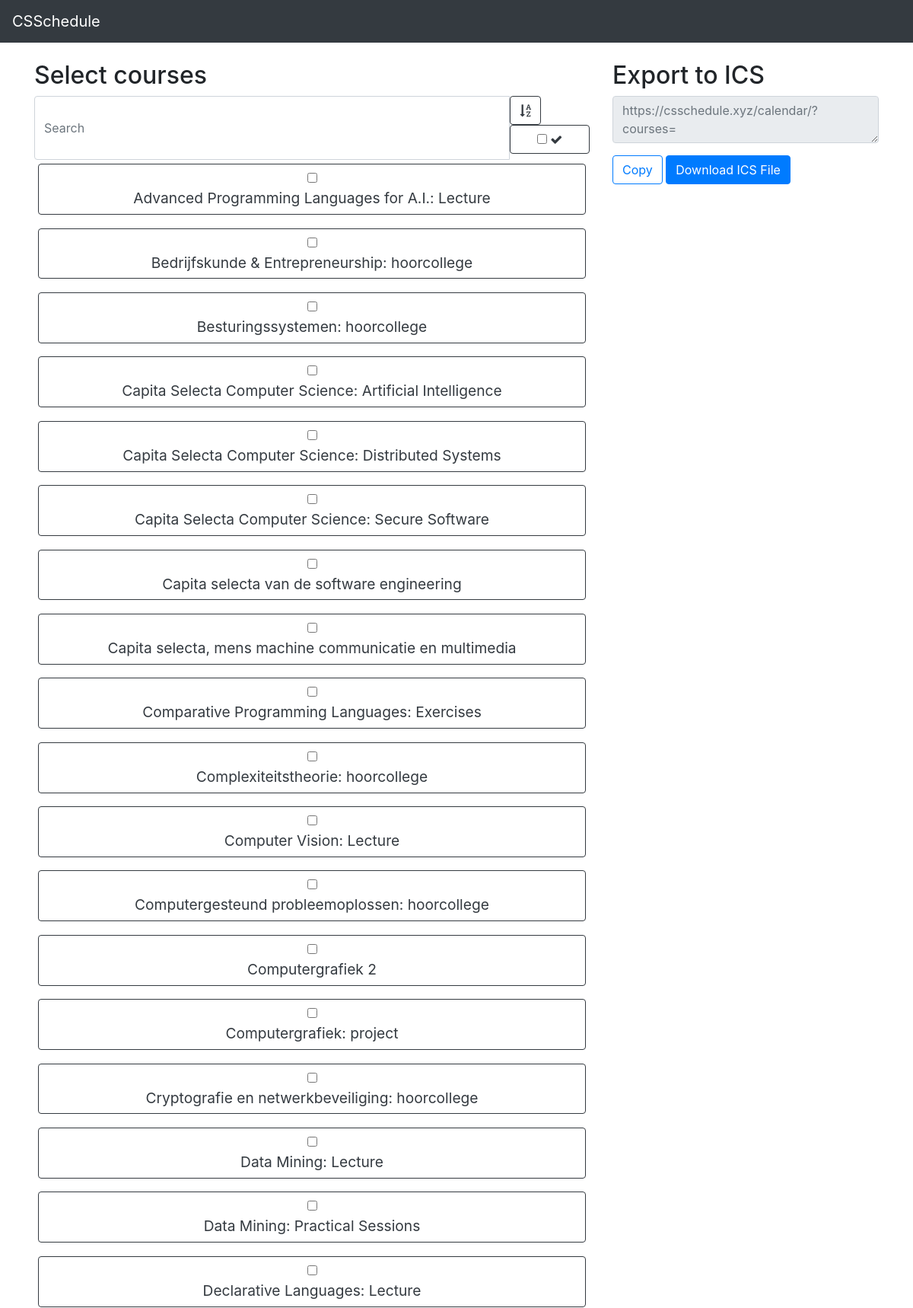
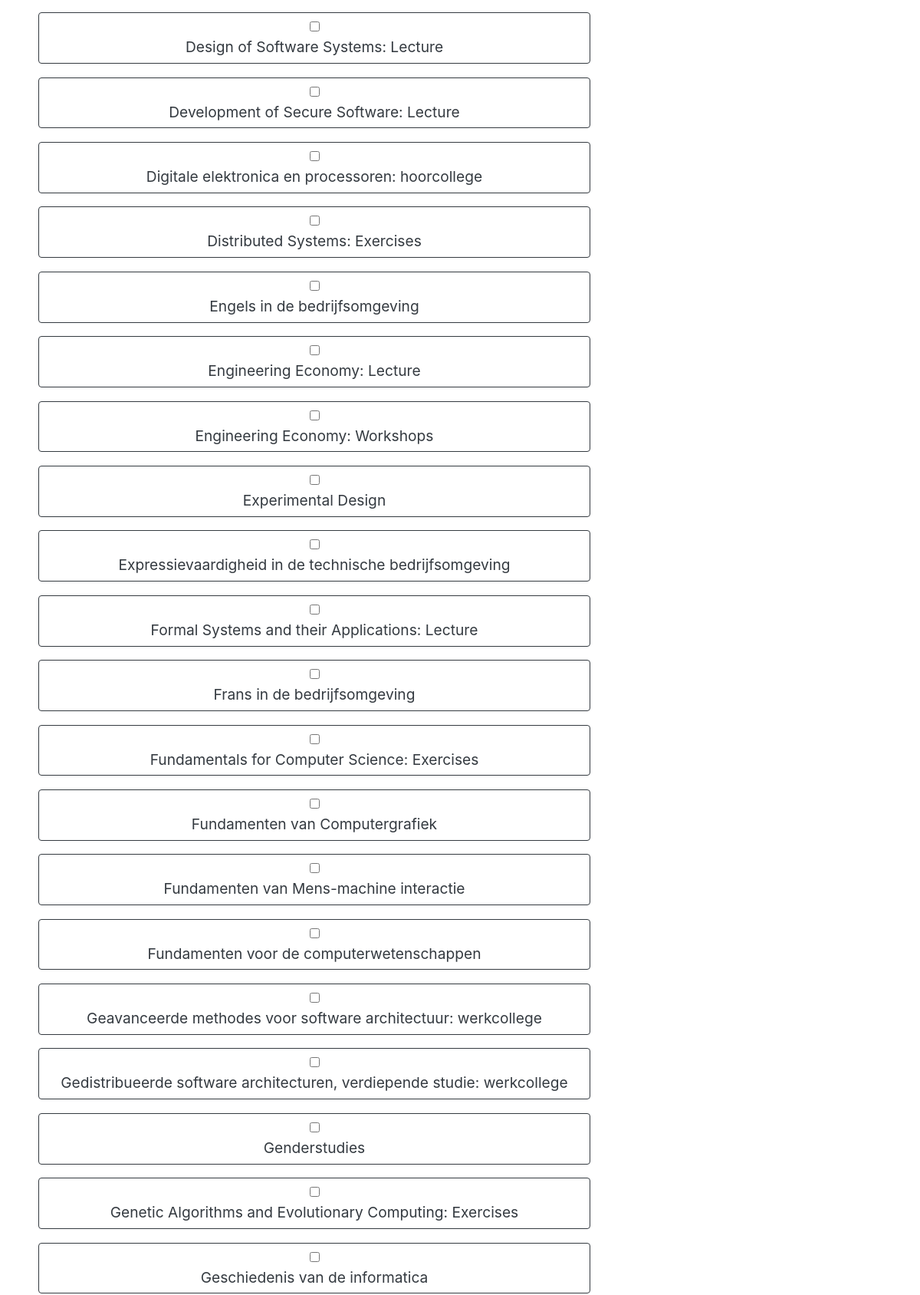
The page / (upper part) on the database its author committed (2 pictures, top to bottom).
### tables this page shows
CREATE TABLE "Courses" (
	`Id`	TEXT UNIQUE,
	`Name`	TEXT,
	PRIMARY KEY(`Id`)
);

### public/index.php (called while the page is built, shortened)
<?php
Source\EntryPoint::start();

### src/db/DBHandler.php (called while the page is built, shortened)
<?php
class DBHandler{
    public static function getCourses(){
        $db = self::getDB();
        $res = $db->query("SELECT * FROM Courses");
        return $res;
    }
    public static function getDB(){
        return new \SQLite3("database/db.sqlite3");
    }
}

### views/home.php (the view, shortened to what this page needs)
<!DOCTYPE html>
<html lang="en">
<head>
    <link rel="stylesheet" href="https://maxcdn.bootstrapcdn.com/bootstrap/4.0.0-beta/css/bootstrap.min.css">
    <link rel="stylesheet" href="/css/pretty.css">
    <link href="https://maxcdn.bootstrapcdn.com/font-awesome/4.7.0/css/font-awesome.min.css" rel="stylesheet">
</head>
<body style="padding-top:5rem">
    <nav class="navbar navbar-expand-md fixed-top navbar-dark bg-dark">
        <div class="">
            <a class="navbar-brand" href="#">CSSchedule</a>
        </div>
    </nav>
    <div class="container">
        <div class="row">
            <div class="col-md-4 order-md-2">
                <h2>Export to ICS</h2>
                <div class="form-group">
                    <div id="textSelector">
                        <textarea id="linkGenerator" class="form-control" type="text" placeholder="https://csschedule.xyz/calendar/?courses=" readonly></textarea>
                    </div>
                </div>
                <div class="form-group">
                    <button type="button" class="btn btn-outline-primary" onclick="clipboard()">Copy</button>
                    <a class="btn btn-primary" href="https://csschedule.xyz/calendar?" download id="downloadICS">Download ICS File</a><br>
                </div>
            </div>
            <div class="col-md-8 order-md-1">
                <h2>Select courses</h2>
                <div class="input-group">
                    <input id="searchText" class="form-control" type="text" placeholder="Search" oninput="filter()">
                    <span class="input-group-btn">
                        <button class="btn btn-outline-dark"><i class="fa fa-sort-alpha-asc" aria-hidden="true"></i></button>
                        <div class="btn-group coursename-btn" data-toggle="buttons">
                            <label id="showSelectedSwitch" class="btn btn-outline-dark btn-block" onclick="showSelectedToggle()">
                                <input type="checkbox">
                                <i class="fa fa-check" aria-hidden="true"></i>
                            </label>
                        </div>
                    </span>
                </div>
                <table class="table table-sm" style="width:100%">
                    <tbody>
                        <?php
                            foreach($courseArray as $course){
                        ?>
                            <tr style="border:none;width:100%;">
                                <td style="border:none;width:100%;">
                                    <div class="btn-group coursename-btn" data-toggle="buttons">
                                        <label class="btn btn-outline-dark btn-block" onclick="toggleCourseCSV('<?php echo($course["Id"]) ?>')" id="<?php echo($course["Id"]) ?>">
                                            <input type="checkbox" name="courses[]">
                                            <div class="courseName"><?php echo($course["Name"]) ?></div>
                                        </label>
                                    </div>
                                </td>
                            </tr>
                        <?php
                            }
                        ?>
                    </tbody>
                </table>
            </div>
        </div>
    </div>
</body>
</html>

### src/entryPoint.php (shortened to what this page needs)
<?php
class EntryPoint{
    public static function start(){
        $requestUri = $_SERVER['REQUEST_URI'];
        if ($requestUri == "/"){
            self::home();
        } else if (preg_match('#^/calendar#', $requestUri)){
            self::calendar();
        } else {
            echo("404 page not found");
        }
    }
    public static function home(){
        $courseArray = [];
        $res = DBHandler::getCourses();
        while($row = $res->fetchArray()){
            $courseArray[$row["Name"]] = $row;
        }
        ksort($courseArray);
        include "views/home.php";
        $output = ob_get_clean();
        echo($output);
    }
}

### public/css/pretty.css (style rules this page uses)
.courseName { font-size:0.75em; }
.btn { cursor:pointer; }
td { word-wrap: break-word; }
@media only screen and (min-width : 650px) { .courseName { font-size:1em; } }
@media only screen and (min-width : 992px) { .coursename-btn { width:100%; } }
@media only screen and (min-width : 992px) { .courseName { font-size:1.2em; } }

### rows shown on the page
courses: Name "Advanced Programming Languages for A.I.: Lecture"
courses: Name "Bedrijfskunde & Entrepreneurship: hoorcollege"
courses: Name "Besturingssystemen: hoorcollege"
courses: Name "Capita Selecta Computer Science: Artificial Intelligence"
courses: Name "Capita Selecta Computer Science: Distributed Systems"
courses: Name "Capita Selecta Computer Science: Secure Software"
courses: Name "Capita selecta van de software engineering"
courses: Name "Capita selecta, mens machine communicatie en multimedia"
courses: Name "Comparative Programming Languages: Exercises"
courses: Name "Complexiteitstheorie: hoorcollege"
courses: Name "Computer Vision: Lecture"
courses: Name "Computergesteund probleemoplossen: hoorcollege"
courses: Name "Computergrafiek 2"
courses: Name "Computergrafiek: project"
courses: Name "Cryptografie en netwerkbeveiliging: hoorcollege"
courses: Name "Data Mining: Lecture"
courses: Name "Data Mining: Practical Sessions"
courses: Name "Declarative Languages: Lecture"
courses: Name "Design of Software Systems: Lecture"
courses: Name "Development of Secure Software: Lecture"
courses: Name "Digitale elektronica en processoren: hoorcollege"
courses: Name "Distributed Systems: Exercises"
courses: Name "Engels in de bedrijfsomgeving"
courses: Name "Engineering Economy: Lecture"
courses: Name "Engineering Economy: Workshops"
courses: Name "Experimental Design"
courses: Name "Expressievaardigheid in de technische bedrijfsomgeving"
courses: Name "Formal Systems and their Applications: Lecture"
courses: Name "Frans in de bedrijfsomgeving"
courses: Name "Fundamentals for Computer Science: Exercises"
courses: Name "Fundamenten van Computergrafiek"
courses: Name "Fundamenten van Mens-machine interactie"
courses: Name "Fundamenten voor de computerwetenschappen"
courses: Name "Geavanceerde methodes voor software architectuur: werkcollege"
courses: Name "Gedistribueerde software architecturen, verdiepende studie: werkcollege"
courses: Name "Genderstudies"
courses: Name "Genetic Algorithms and Evolutionary Computing: Exercises"
courses: Name "Geschiedenis van de informatica"
